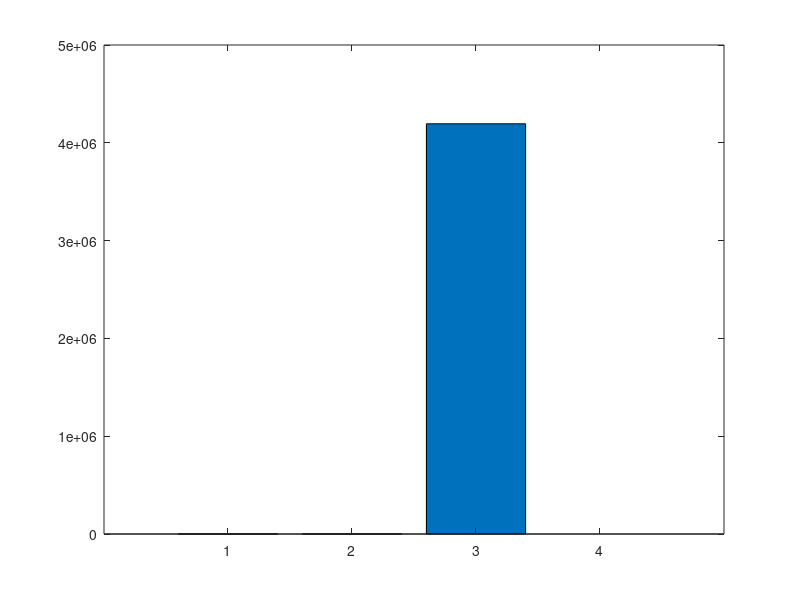
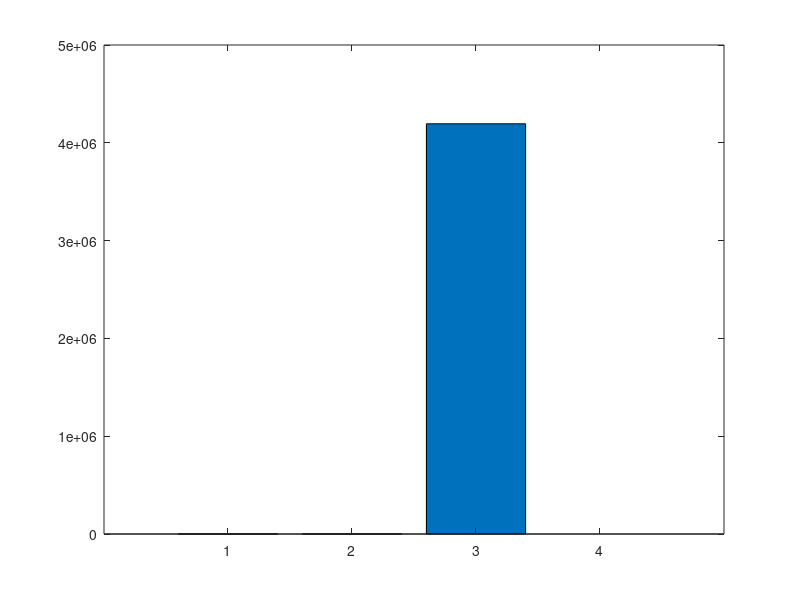
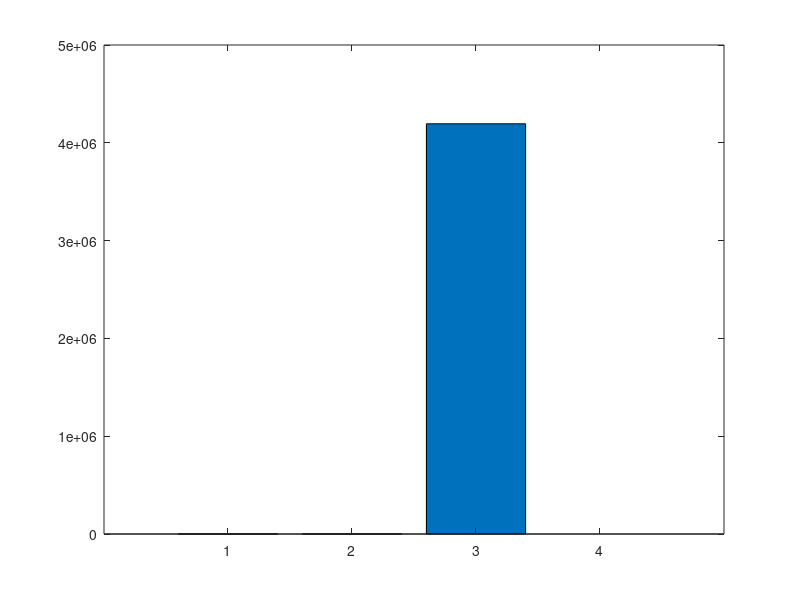

These charts were generated, in order, by the following MATLAB code:
% basic hybrid copy migration
% memory size in MB
r = 4096
r *= 1024 % convert to KB

% bandwidth in gbps
b = 1000 
b = b * 1024/8 % convert to KB

% page dirty rate in percent (%): against to total memory pages
dirtyrate = 14 
dirtyrate /= 100

readrate = 14
readrate /= 100

pagesize = 4 % in KB
numpages = r / pagesize

% delta compression rate
comp = 0.5 

% amount of CPU and device states in KB 
scinfo = 100

% working set size in number of pages
wss = numpages * 0.25

% 0: zero, 1: read, 2: dirtied, 3: inactive data
mem = zeros(1, numpages);

% prediction accuracy 0 through 1
acc = 1
%acc = 0

totaltime = 0;
downtime = 0;
totaldata = 0;

A = zeros(4, 3);

%%%%%%%%%%%%%%%%%%%%%%%%%%%%%%
% precopy migration
%%%%%%%%%%%%%%%%%%%%%%%%%%%%%%
fprintf('\n')
disp('==================== Precopy migration ====================')
% iterations
present = numpages
iter = 0
while present > 50 && iter < 29 && totaldata < 4*r
	pretime = present / b
	totaltime += pretime
	totaldata += present
	present = numpages * dirtyrate
	%dirts = wss * dirtyrate
	iter += 1
end

% stop-and-copy phase
% stop conditions: 29 iterations, 50 pages, 4 memory size sent
scsent = scinfo + present * pagesize
downtwime = scsent / b
totaltime += downtime
totaldata += scsent

% network fault rate
NFR = 0

A (1, 1) = totaltime;
A (2, 1) = downtime;
A (3, 1) = totaldata;

%%%%%%%%%%%%%%%%%%%%%%%%%%%%%%
% postcopy migration
%%%%%%%%%%%%%%%%%%%%%%%%%%%%%%
fprintf('\n')
disp('===================== Postcopy migration ======================')
totaltime = 0;
downtime = 0;
totaldata = 0;

% stop-and-copy phase
scsent = scinfo
downtime = scsent / b
totaltime += downtime
totaldata += scsent

% prepaging (bubbling) and on-demand paging
postsent = r
posttime = postsent/b
totaltime += posttime
totaldata += postsent
% network fault rate
NFR = 0.2

A (1, 2) = totaltime;
A (2, 2) = downtime;
A (3, 2) = totaldata;

%%%%%%%%%%%%%%%%%%%%%%%%%%%%%%
% hybrid copy migration
%%%%%%%%%%%%%%%%%%%%%%%%%%%%%%
fprintf('\n')
disp('==================== Hybrid copy migration ====================')
totaltime = 0;
downtime = 0;
totaldata = 0;

% precopy phase: single iteration
present = r
pretime = present / b
totaltime += pretime
totaldata += present

% stop-and-copy phase
scsent = scinfo 
downtwime = scsent / b
totaltime += downtime
totaldata += scsent

% postcopy phase: prepaging (bubbling) and on-demand paging
%dirts = wss * dirtyrate
dirts = numpages * dirtyrate
postsent = dirts * pagesize
posttime = postsent/b
totaltime += posttime
totaldata += postsent
% network fault rate
NFR = 0.2

A (1, 3) = totaltime;
A (2, 3) = downtime;
A (3, 3) = totaldata;

%%%%%%%%%%%%%%%%%%%%%%%%%%%%%%
% proactive hybrid copy migration
%%%%%%%%%%%%%%%%%%%%%%%%%%%%%%
%disp(char(10))
fprintf('\n')
disp('=============== Proactive hybrid copy migration ================')
totaltime = 0;
downtime = 0;
totaldata = 0;

% precopy phase
% LRU, PFR

% scan the dirtied pages
% for dirtied pages
% 	mark dirtied (1)
% 	mem(random (1, wss * 0.1))	
randperm(int64(wss * 0.1));
% for read pages
% 	mark read (2)
% 	mem (random (wss * 0.1, wss * 0.2))

% for pages
% 	predict read/write

% send the pages most likely to be read and least likely to be dirtied
% do not send the pages most likely to be dirtied
% construct queue with the order of p1/p2
%reads = numpages * 0.4 
% total read rate = wss * read_rate = 0.25 * 0.16 = 0.04 (4%)
%read_rate = 0.16
%read_rate = 0.04 % 4% of total memory
% total write rate = wss * write_rate = 0.25 * 0.16 = 0.04 (4%)
%write_rate = 0.16
%write_rate = 0.04 % 4% of total memory
% simple case: readonly pages (RO) - zero dirtied pages 
%RO = 0.3
pred_pages = numpages * readrate * acc

% LRU
% for LRU queue
% 	mark sent
%	insert the pages into cache and perform delta compression

present = pred_pages * pagesize
pretime = present/b
totaltime += pretime
totaldata += present

% stop-and-copy phase
% send the CPU and device states
bitmapsize = 500 % KB
scsent = scinfo + bitmapsize
downtime = scsent/b
totaltime += downtime
totaldata += scsent

% postcopy phase
postsent = (numpages - pred_pages) * pagesize

% exclude the predicted dirtied pages 
pred_dirts = numpages * dirtyrate * acc
postsent = (numpages - pred_pages - pred_dirts) * pagesize
posttime = postsent/b
totaltime += posttime
totaldata += postsent

% network fault rate
NFR = 0.2

A (1, 4) = totaltime;
A (2, 4) = downtime;
A (3, 4) = totaldata

%%%%%%%%%%%%%%%%%%%%% plotting %%%%%%%%%%%%%%%%%%%%%%%%
% precopy
% postcopy
% hybrid
% pro-hybrid

prefix = "M4G_R14W14_acc100_r1"

figure;
%output = strcat(prefix, ".bw");
output = prefix
x = ['PRECOPY', 'POSTCOPY', 'HYBRID', 'PRO-HYBRID'];
%x = 1:1:length(A);
%plot(x, A(:,2)/1000000, x, A(:,3)/1000000, '-.*');
%plot(A(:,2));
xlabel('COPY METHOD');
ylabel('TIME or KB');
%legend('PRECOPY', 'POSTCOPY', 'HYBRID', 'PRO-HYBRID');
%legend('AGGREGATE', 'INDIVIDUAL');
bar(A(:,2))

saveas (1, strcat(output, ".png"));
saveas (1, strcat(output, ".eps"));
saveas (1, strcat(output, ".emf"));
